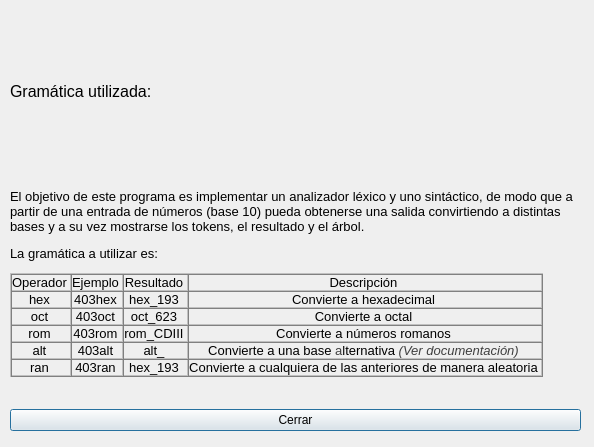
<?xml version="1.0" encoding="UTF-8"?>
<ui version="4.0">
 <class>grammar</class>
 <widget class="QDialog" name="grammar">
  <property name="geometry">
   <rect>
    <x>0</x>
    <y>0</y>
    <width>594</width>
    <height>447</height>
   </rect>
  </property>
  <property name="minimumSize">
   <size>
    <width>594</width>
    <height>447</height>
   </size>
  </property>
  <property name="maximumSize">
   <size>
    <width>594</width>
    <height>447</height>
   </size>
  </property>
  <property name="windowTitle">
   <string>Acerca de la Gramática</string>
  </property>
  <widget class="QWidget" name="horizontalLayoutWidget_2">
   <property name="geometry">
    <rect>
     <x>10</x>
     <y>10</y>
     <width>571</width>
     <height>421</height>
    </rect>
   </property>
   <layout class="QHBoxLayout" name="horizontalLayout_3">
    <item>
     <layout class="QVBoxLayout" name="verticalLayout_3">
      <item>
       <widget class="QLabel" name="label_5">
        <property name="maximumSize">
         <size>
          <width>215</width>
          <height>16777215</height>
         </size>
        </property>
        <property name="font">
         <font>
          <family>Arial</family>
          <pointsize>24</pointsize>
         </font>
        </property>
        <property name="text">
         <string>&lt;html&gt;&lt;head/&gt;&lt;body&gt;&lt;p&gt;&lt;span style=&quot; font-size:12pt;&quot;&gt;Gramática utilizada:&lt;/span&gt;&lt;/p&gt;&lt;/body&gt;&lt;/html&gt;</string>
        </property>
       </widget>
      </item>
      <item>
       <spacer name="horizontalSpacer2_2">
        <property name="orientation">
         <enum>Qt::Horizontal</enum>
        </property>
        <property name="sizeType">
         <enum>QSizePolicy::Maximum</enum>
        </property>
        <property name="sizeHint" stdset="0">
         <size>
          <width>69</width>
          <height>10</height>
         </size>
        </property>
       </spacer>
      </item>
      <item>
       <widget class="QLabel" name="label_6">
        <property name="text">
         <string>&lt;!DOCTYPE HTML PUBLIC &quot;-//W3C//DTD HTML 4.0//EN&quot; &quot;http://www.w3.org/TR/REC-html40/strict.dtd&quot;&gt;
&lt;html&gt;&lt;head&gt;&lt;meta name=&quot;qrichtext&quot; content=&quot;1&quot; /&gt;&lt;style type=&quot;text/css&quot;&gt;
p, li { white-space: pre-wrap; }
&lt;/style&gt;&lt;/head&gt;&lt;body style=&quot; font-family:'MS Shell Dlg 2'; font-size:8pt; font-weight:400; font-style:normal;&quot;&gt;
&lt;p style=&quot; margin-top:12px; margin-bottom:12px; margin-left:0px; margin-right:0px; -qt-block-indent:0; text-indent:0px;&quot;&gt;&lt;span style=&quot; font-family:'MS Shell Dlg 2,sans-serif'; font-size:10pt;&quot;&gt;El objetivo de este programa es implementar un analizador léxico y uno sintáctico, de modo que a partir de una entrada de números (base 10) pueda obtenerse una salida convirtiendo a distintas bases y a su vez mostrarse los tokens, el resultado y el árbol.&lt;/span&gt;&lt;/p&gt;
&lt;p style=&quot; margin-top:12px; margin-bottom:12px; margin-left:0px; margin-right:0px; -qt-block-indent:0; text-indent:0px;&quot;&gt;&lt;span style=&quot; font-family:'MS Shell Dlg 2,sans-serif'; font-size:10pt;&quot;&gt;La gramática a utilizar es:&lt;/span&gt;&lt;/p&gt;
&lt;p style=&quot;-qt-paragraph-type:empty; margin-top:12px; margin-bottom:12px; margin-left:0px; margin-right:0px; -qt-block-indent:0; text-indent:0px; font-family:'MS Shell Dlg 2,sans-serif'; font-size:10pt;&quot;&gt;&lt;br /&gt;&lt;/p&gt;
&lt;table border=&quot;1&quot; style=&quot; margin-top:0px; margin-bottom:0px; margin-left:0px; margin-right:0px;&quot; cellspacing=&quot;0&quot; cellpadding=&quot;0&quot;&gt;
&lt;tr&gt;
&lt;td style=&quot; padding-left:0; padding-right:0; padding-top:0; padding-bottom:0;&quot;&gt;
&lt;p align=&quot;center&quot; style=&quot; margin-top:12px; margin-bottom:0px; margin-left:0px; margin-right:0px; -qt-block-indent:0; text-indent:0px;&quot;&gt;&lt;span style=&quot; font-family:'MS Shell Dlg 2,sans-serif,serif'; font-size:10pt;&quot;&gt;Operador&lt;/span&gt; &lt;/p&gt;&lt;/td&gt;
&lt;td style=&quot; padding-left:0; padding-right:0; padding-top:0; padding-bottom:0;&quot;&gt;
&lt;p align=&quot;center&quot; style=&quot; margin-top:12px; margin-bottom:0px; margin-left:0px; margin-right:0px; -qt-block-indent:0; text-indent:0px;&quot;&gt;&lt;span style=&quot; font-family:'MS Shell Dlg 2,sans-serif,serif'; font-size:10pt;&quot;&gt;Ejemplo&lt;/span&gt; &lt;/p&gt;&lt;/td&gt;
&lt;td style=&quot; padding-left:0; padding-right:0; padding-top:0; padding-bottom:0;&quot;&gt;
&lt;p align=&quot;center&quot; style=&quot; margin-top:12px; margin-bottom:0px; margin-left:0px; margin-right:0px; -qt-block-indent:0; text-indent:0px;&quot;&gt;&lt;span style=&quot; font-family:'MS Shell Dlg 2,sans-serif,serif'; font-size:10pt;&quot;&gt;Resultado&lt;/span&gt; &lt;/p&gt;&lt;/td&gt;
&lt;td style=&quot; padding-left:0; padding-right:0; padding-top:0; padding-bottom:0;&quot;&gt;
&lt;p align=&quot;center&quot; style=&quot; margin-top:12px; margin-bottom:0px; margin-left:0px; margin-right:0px; -qt-block-indent:0; text-indent:0px;&quot;&gt;&lt;span style=&quot; font-family:'MS Shell Dlg 2,sans-serif,serif'; font-size:10pt;&quot;&gt;Descripción&lt;/span&gt; &lt;/p&gt;&lt;/td&gt;&lt;/tr&gt;
&lt;tr&gt;
&lt;td style=&quot; padding-left:0; padding-right:0; padding-top:0; padding-bottom:0;&quot;&gt;
&lt;p align=&quot;center&quot; style=&quot; margin-top:12px; margin-bottom:0px; margin-left:0px; margin-right:0px; -qt-block-indent:0; text-indent:0px;&quot;&gt;&lt;span style=&quot; font-family:'MS Shell Dlg 2,sans-serif,serif'; font-size:10pt;&quot;&gt;hex&lt;/span&gt; &lt;/p&gt;&lt;/td&gt;
&lt;td style=&quot; padding-left:0; padding-right:0; padding-top:0; padding-bottom:0;&quot;&gt;
&lt;p align=&quot;center&quot; style=&quot; margin-top:12px; margin-bottom:0px; margin-left:0px; margin-right:0px; -qt-block-indent:0; text-indent:0px;&quot;&gt;&lt;span style=&quot; font-family:'MS Shell Dlg 2,sans-serif,serif'; font-size:10pt;&quot;&gt;403hex&lt;/span&gt; &lt;/p&gt;&lt;/td&gt;
&lt;td style=&quot; padding-left:0; padding-right:0; padding-top:0; padding-bottom:0;&quot;&gt;
&lt;p align=&quot;center&quot; style=&quot; margin-top:12px; margin-bottom:0px; margin-left:0px; margin-right:0px; -qt-block-indent:0; text-indent:0px;&quot;&gt;&lt;span style=&quot; font-family:'MS Shell Dlg 2,sans-serif,serif'; font-size:10pt;&quot;&gt;hex_193&lt;/span&gt; &lt;/p&gt;&lt;/td&gt;
&lt;td style=&quot; padding-left:0; padding-right:0; padding-top:0; padding-bottom:0;&quot;&gt;
&lt;p align=&quot;center&quot; style=&quot; margin-top:12px; margin-bottom:0px; margin-left:0px; margin-right:0px; -qt-block-indent:0; text-indent:0px;&quot;&gt;&lt;span style=&quot; font-family:'MS Shell Dlg 2,sans-serif,serif'; font-size:10pt;&quot;&gt;Convierte a hexadecimal&lt;/span&gt; &lt;/p&gt;&lt;/td&gt;&lt;/tr&gt;
&lt;tr&gt;
&lt;td style=&quot; padding-left:0; padding-right:0; padding-top:0; padding-bottom:0;&quot;&gt;
&lt;p align=&quot;center&quot; style=&quot; margin-top:12px; margin-bottom:0px; margin-left:0px; margin-right:0px; -qt-block-indent:0; text-indent:0px;&quot;&gt;&lt;span style=&quot; font-family:'MS Shell Dlg 2,sans-serif,serif'; font-size:10pt;&quot;&gt;oct&lt;/span&gt; &lt;/p&gt;&lt;/td&gt;
&lt;td style=&quot; padding-left:0; padding-right:0; padding-top:0; padding-bottom:0;&quot;&gt;
&lt;p align=&quot;center&quot; style=&quot; margin-top:12px; margin-bottom:0px; margin-left:0px; margin-right:0px; -qt-block-indent:0; text-indent:0px;&quot;&gt;&lt;span style=&quot; font-family:'MS Shell Dlg 2,sans-serif,serif'; font-size:10pt;&quot;&gt;403oct&lt;/span&gt; &lt;/p&gt;&lt;/td&gt;
&lt;td style=&quot; padding-left:0; padding-right:0; padding-top:0; padding-bottom:0;&quot;&gt;
&lt;p align=&quot;center&quot; style=&quot; margin-top:12px; margin-bottom:0px; margin-left:0px; margin-right:0px; -qt-block-indent:0; text-indent:0px;&quot;&gt;&lt;span style=&quot; font-family:'MS Shell Dlg 2,sans-serif,serif'; font-size:10pt;&quot;&gt;oct_623&lt;/span&gt; &lt;/p&gt;&lt;/td&gt;
&lt;td style=&quot; padding-left:0; padding-right:0; padding-top:0; padding-bottom:0;&quot;&gt;
&lt;p align=&quot;center&quot; style=&quot; margin-top:12px; margin-bottom:0px; margin-left:0px; margin-right:0px; -qt-block-indent:0; text-indent:0px;&quot;&gt;&lt;span style=&quot; font-family:'MS Shell Dlg 2,sans-serif,serif'; font-size:10pt;&quot;&gt;Convierte a octal&lt;/span&gt; &lt;/p&gt;&lt;/td&gt;&lt;/tr&gt;
&lt;tr&gt;
&lt;td style=&quot; padding-left:0; padding-right:0; padding-top:0; padding-bottom:0;&quot;&gt;
&lt;p align=&quot;center&quot; style=&quot; margin-top:12px; margin-bottom:0px; margin-left:0px; margin-right:0px; -qt-block-indent:0; text-indent:0px;&quot;&gt;&lt;span style=&quot; font-family:'MS Shell Dlg 2,sans-serif,serif'; font-size:10pt;&quot;&gt;rom&lt;/span&gt; &lt;/p&gt;&lt;/td&gt;
&lt;td style=&quot; padding-left:0; padding-right:0; padding-top:0; padding-bottom:0;&quot;&gt;
&lt;p align=&quot;center&quot; style=&quot; margin-top:12px; margin-bottom:0px; margin-left:0px; margin-right:0px; -qt-block-indent:0; text-indent:0px;&quot;&gt;&lt;span style=&quot; font-family:'MS Shell Dlg 2,sans-serif,serif'; font-size:10pt;&quot;&gt;403rom&lt;/span&gt; &lt;/p&gt;&lt;/td&gt;
&lt;td style=&quot; padding-left:0; padding-right:0; padding-top:0; padding-bottom:0;&quot;&gt;
&lt;p align=&quot;center&quot; style=&quot; margin-top:12px; margin-bottom:0px; margin-left:0px; margin-right:0px; -qt-block-indent:0; text-indent:0px;&quot;&gt;&lt;span style=&quot; font-family:'MS Shell Dlg 2,sans-serif,serif'; font-size:10pt;&quot;&gt;rom_CDIII&lt;/span&gt; &lt;/p&gt;&lt;/td&gt;
&lt;td style=&quot; padding-left:0; padding-right:0; padding-top:0; padding-bottom:0;&quot;&gt;
&lt;p align=&quot;center&quot; style=&quot; margin-top:12px; margin-bottom:0px; margin-left:0px; margin-right:0px; -qt-block-indent:0; text-indent:0px;&quot;&gt;&lt;span style=&quot; font-family:'MS Shell Dlg 2,sans-serif,serif'; font-size:10pt;&quot;&gt;Convierte a números romanos&lt;/span&gt; &lt;/p&gt;&lt;/td&gt;&lt;/tr&gt;
&lt;tr&gt;
&lt;td style=&quot; padding-left:0; padding-right:0; padding-top:0; padding-bottom:0;&quot;&gt;
&lt;p align=&quot;center&quot; style=&quot; margin-top:12px; margin-bottom:0px; margin-left:0px; margin-right:0px; -qt-block-indent:0; text-indent:0px;&quot;&gt;&lt;span style=&quot; font-family:'MS Shell Dlg 2,sans-serif,serif'; font-size:10pt;&quot;&gt;alt&lt;/span&gt; &lt;/p&gt;&lt;/td&gt;
&lt;td style=&quot; padding-left:0; padding-right:0; padding-top:0; padding-bottom:0;&quot;&gt;
&lt;p align=&quot;center&quot; style=&quot; margin-top:12px; margin-bottom:0px; margin-left:0px; margin-right:0px; -qt-block-indent:0; text-indent:0px;&quot;&gt;&lt;span style=&quot; font-family:'MS Shell Dlg 2,sans-serif,serif'; font-size:10pt;&quot;&gt;403alt&lt;/span&gt; &lt;/p&gt;&lt;/td&gt;
&lt;td style=&quot; padding-left:0; padding-right:0; padding-top:0; padding-bottom:0;&quot;&gt;
&lt;p align=&quot;center&quot; style=&quot; margin-top:12px; margin-bottom:0px; margin-left:0px; margin-right:0px; -qt-block-indent:0; text-indent:0px;&quot;&gt;&lt;span style=&quot; font-family:'MS Shell Dlg 2,sans-serif,serif'; font-size:10pt;&quot;&gt;alt_&lt;/span&gt; &lt;/p&gt;&lt;/td&gt;
&lt;td style=&quot; padding-left:0; padding-right:0; padding-top:0; padding-bottom:0;&quot;&gt;
&lt;p align=&quot;center&quot; style=&quot; margin-top:12px; margin-bottom:0px; margin-left:0px; margin-right:0px; -qt-block-indent:0; text-indent:0px;&quot;&gt;&lt;span style=&quot; font-family:'MS Shell Dlg 2,sans-serif,serif'; font-size:10pt;&quot;&gt;Convierte a una base &lt;/span&gt;&lt;span style=&quot; font-family:'MS Shell Dlg 2,sans-serif,serif'; font-size:10pt; color:#3f3f3f;&quot;&gt;a&lt;/span&gt;&lt;span style=&quot; font-family:'MS Shell Dlg 2,sans-serif,serif'; font-size:10pt; color:#000000;&quot;&gt;lternativa&lt;/span&gt;&lt;span style=&quot; font-family:'MS Shell Dlg 2,sans-serif,serif'; font-size:10pt; font-style:italic; color:#3f3f3f;&quot;&gt; (Ver documentación)&lt;/span&gt; &lt;/p&gt;&lt;/td&gt;&lt;/tr&gt;
&lt;tr&gt;
&lt;td style=&quot; padding-left:0; padding-right:0; padding-top:0; padding-bottom:0;&quot;&gt;
&lt;p align=&quot;center&quot; style=&quot; margin-top:12px; margin-bottom:0px; margin-left:0px; margin-right:0px; -qt-block-indent:0; text-indent:0px;&quot;&gt;&lt;span style=&quot; font-family:'MS Shell Dlg 2,sans-serif,serif'; font-size:10pt;&quot;&gt;ran&lt;/span&gt; &lt;/p&gt;&lt;/td&gt;
&lt;td style=&quot; padding-left:0; padding-right:0; padding-top:0; padding-bottom:0;&quot;&gt;
&lt;p align=&quot;center&quot; style=&quot; margin-top:12px; margin-bottom:0px; margin-left:0px; margin-right:0px; -qt-block-indent:0; text-indent:0px;&quot;&gt;&lt;span style=&quot; font-family:'MS Shell Dlg 2,sans-serif,serif'; font-size:10pt;&quot;&gt;403ran&lt;/span&gt; &lt;/p&gt;&lt;/td&gt;
&lt;td style=&quot; padding-left:0; padding-right:0; padding-top:0; padding-bottom:0;&quot;&gt;
&lt;p align=&quot;center&quot; style=&quot; margin-top:12px; margin-bottom:0px; margin-left:0px; margin-right:0px; -qt-block-indent:0; text-indent:0px;&quot;&gt;&lt;span style=&quot; font-family:'MS Shell Dlg 2,sans-serif,serif'; font-size:10pt;&quot;&gt;hex_193&lt;/span&gt; &lt;/p&gt;&lt;/td&gt;
&lt;td style=&quot; padding-left:0; padding-right:0; padding-top:0; padding-bottom:0;&quot;&gt;
&lt;p align=&quot;center&quot; style=&quot; margin-top:12px; margin-bottom:0px; margin-left:0px; margin-right:0px; -qt-block-indent:0; text-indent:0px;&quot;&gt;&lt;span style=&quot; font-family:'MS Shell Dlg 2,sans-serif,serif'; font-size:10pt;&quot;&gt;Convierte a cualquiera de las anteriores de manera aleatoria&lt;/span&gt; &lt;/p&gt;&lt;/td&gt;&lt;/tr&gt;&lt;/table&gt;
&lt;p style=&quot; margin-top:0px; margin-bottom:0px; margin-left:0px; margin-right:0px; -qt-block-indent:0; text-indent:0px;&quot;&gt;&lt;br /&gt;&lt;/p&gt;&lt;/body&gt;&lt;/html&gt;</string>
        </property>
        <property name="wordWrap">
         <bool>true</bool>
        </property>
        <property name="openExternalLinks">
         <bool>true</bool>
        </property>
        <property name="textInteractionFlags">
         <set>Qt::LinksAccessibleByMouse|Qt::TextSelectableByMouse</set>
        </property>
       </widget>
      </item>
      <item>
       <layout class="QHBoxLayout" name="horizontalLayout_2">
        <item>
         <widget class="QPushButton" name="grammarCloseBtn_2">
          <property name="text">
           <string>Cerrar</string>
          </property>
         </widget>
        </item>
       </layout>
      </item>
     </layout>
    </item>
   </layout>
  </widget>
 </widget>
 <resources>
  <include location="icons.qrc"/>
 </resources>
 <connections/>
</ui>
